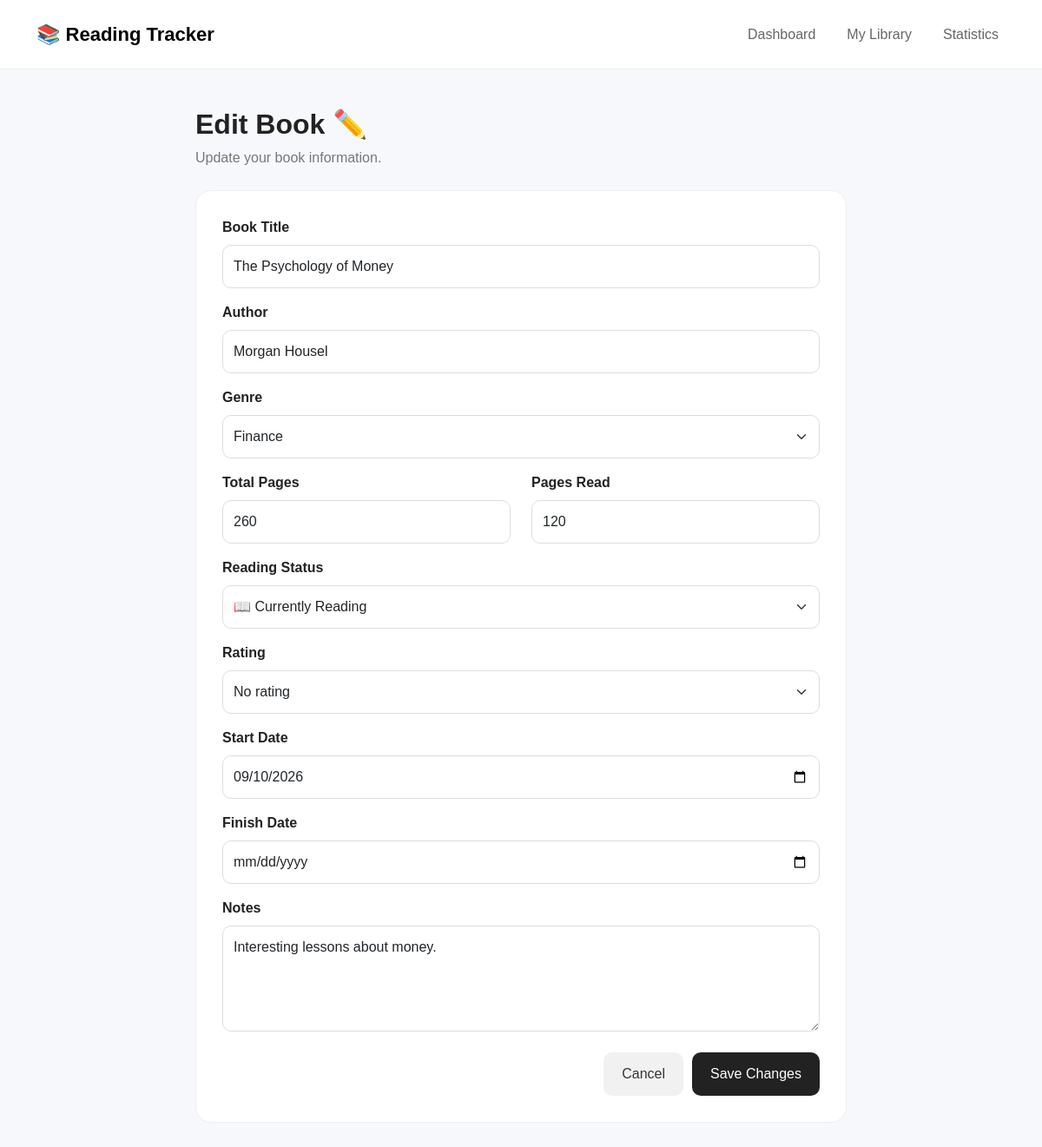
Screenshot of /edit-book/2 with the database file from the repository.
### tables this page shows
CREATE TABLE books (
            id INTEGER PRIMARY KEY AUTOINCREMENT,
            title TEXT NOT NULL,
            author TEXT NOT NULL,
            genre TEXT,
            total_pages INTEGER,
            pages_read INTEGER DEFAULT 0,
            status TEXT DEFAULT 'Want to Read',
            rating REAL,
            start_date TEXT,
            finish_date TEXT,
            notes TEXT
        );

### app.py (the view, shortened to what this page needs)
@app.route("/edit-book/<int:book_id>", methods=["GET", "POST"])
def edit_book(book_id):
    connection = get_db_connection()
    book = connection.execute(
        "SELECT * FROM books WHERE id = ?",
        (book_id,)
    ).fetchone()
    if book is None:
        connection.close()
        return "Book not found", 404
    connection.close()
    return render_template(
        "edit_book.html",
        book=book
    )

### database.py (called while the page is built)
def get_db_connection():
    connection = sqlite3.connect(DATABASE)
    connection.row_factory = sqlite3.Row
    return connection

### templates/edit_book.html (shortened to what this page needs)
{% extends "base.html" %}
{% block content %}
<div class="form-page">
    <div class="form-header">
        <h1>Edit Book ✏️</h1>
        <p>
            Update your book information.
        </p>
    </div>
    <div class="form-card">
        <form
            method="POST"
            action="/edit-book/{{ book['id'] }}"
        >
            <div class="mb-3">
                <label class="form-label">
                    Book Title
                </label>
                <input
                    type="text"
                    name="title"
                    class="form-control"
                    value="{{ book['title'] }}"
                    required
                >
            </div>
            <div class="mb-3">
                <label class="form-label">
                    Author
                </label>
                <input
                    type="text"
                    name="author"
                    class="form-control"
                    value="{{ book['author'] }}"
                    required
                >
            </div>
            <div class="mb-3">
                <label class="form-label">
                    Genre
                </label>
                <select
                    name="genre"
                    class="form-select"
                >
                    <option
                        value="Finance"
                        {% if book["genre"] == "Finance" %}selected{% endif %}
                    >
                        Finance
                    </option>
                </select>
            </div>
            <div class="row">
                <div class="col-md-6 mb-3">
                    <label class="form-label">
                        Total Pages
                    </label>
                    <input
                        type="number"
                        name="total_pages"
                        class="form-control"
                        value="{{ book['total_pages'] }}"
                        min="1"
                        required
                    >
                </div>
                <div class="col-md-6 mb-3">
                    <label class="form-label">
                        Pages Read
                    </label>
                    <input
                        type="number"
                        name="pages_read"
                        class="form-control"
                        value="{{ book['pages_read'] }}"
                        min="0"
                    >
                </div>
            </div>
            <div class="mb-3">
                <label class="form-label">
                    Reading Status
                </label>
                <select
                    name="status"
                    class="form-select"
                >
                    <option
                        value="Currently Reading"
                        {% if book["status"] == "Currently Reading" %}selected{% endif %}
                    >
                        📖 Currently Reading
                    </option>
                </select>
            </div>
            <div class="mb-3">
                <label class="form-label">
                    Rating
                </label>
                <select
                    name="rating"
                    class="form-select"
                >
                    <option value="">
                        No rating
                    </option>
                </select>
            </div>
            <div class="mb-3">
                <label class="form-label">
                    Start Date
                </label>
                <input
                    type="date"
                    name="start_date"
                    class="form-control"
                    value="{{ book['start_date'] or '' }}"
                >
            </div>
            <div class="mb-3">
                <label class="form-label">
                    Finish Date
                </label>
                <input
                    type="date"
                    name="finish_date"
                    class="form-control"
                    value="{{ book['finish_date'] or '' }}"
                >
            </div>
            <div class="mb-4">
                <label class="form-label">
                    Notes
                </label>
                <textarea
                    name="notes"
                    class="form-control"
                    rows="4"
                >{{ book['notes'] or '' }}</textarea>
            </div>
            <div class="form-actions">
                <a
                    href="/book/{{ book['id'] }}"
                    class="btn cancel-btn"
                >
                    Cancel
                </a>
                <button
                    type="submit"
                    class="btn add-btn"
                >
                    Save Changes
                </button>
            </div>
        </form>
    </div>
</div>
{% endblock %}

### static/css/style.css (style rules this page uses)
body { background: #f7f8fc; font-family: Arial, sans-serif; color: #222; }
.add-btn { background: #222; color: white; padding: 12px 20px; border-radius: 10px; }
.form-page { max-width: 750px; margin: 20px auto; }
.form-header { margin-bottom: 25px; }
.form-header h1 { font-size: 32px; font-weight: 700; }
.form-header p { color: #777; }
.form-card { background: white; border: 1px solid #eee; border-radius: 18px; padding: 30px; }
.form-label { font-weight: 600; margin-bottom: 8px; }
.form-control, .form-select { padding: 12px; border-radius: 10px; border: 1px solid #ddd; }
.form-actions { display: flex; justify-content: flex-end; gap: 10px; }
.cancel-btn { background: #f1f1f1; color: #333; padding: 12px 20px; border-radius: 10px; }

### rows the page displays
books: title "The Psychology of Money", author "Morgan Housel", genre "Finance", total_pages "260", pages_read "120", status "📖 Currently Reading", start_date "09/10/2026", notes "Interesting lessons about money."
